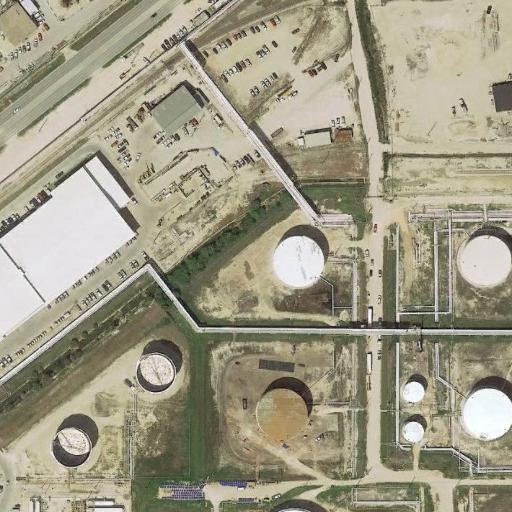
#> input picture Resim6_8.jpg, 512 x 512 px, found by its file name
$ python Demo3.py
#> lines starting #> are read from the running program, lines starting #| are printed output that depends on the picture
import cv2
import numpy as np

# Load the source and kernel images
source_image = cv2.imread('/home/xpirr/workspace/python/DSP/HW2/Resim6_8.jpg', cv2.IMREAD_GRAYSCALE)
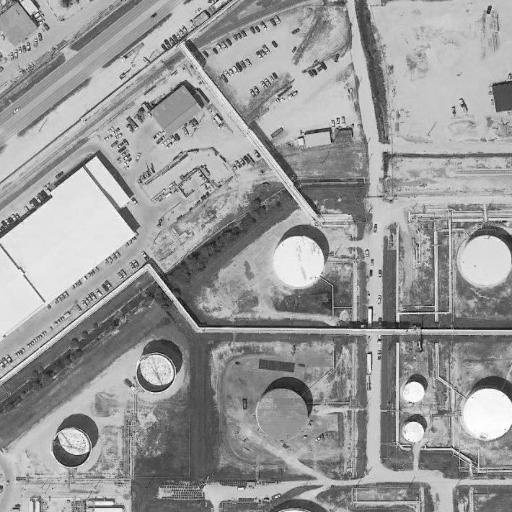
#> source_image: shape (512, 512); min 2, max 255, mean 153.6
kernel_image = cv2.imread('/home/xpirr/workspace/python/DSP/HW2/EvrenIspiroglu.py', cv2.IMREAD_GRAYSCALE)

# Convert the kernel image to a numpy array of type np.float32
kernel_image = np.array(kernel_image, dtype=np.float32)
#> kernel_image = nan

# Normalize the kernel image so that its sum is 1
kernel_image = kernel_image / np.sum(kernel_image)

# Pad the source image with zeros
padded_image = np.pad(source_image, ((1, 1), (1, 1)), 'constant')
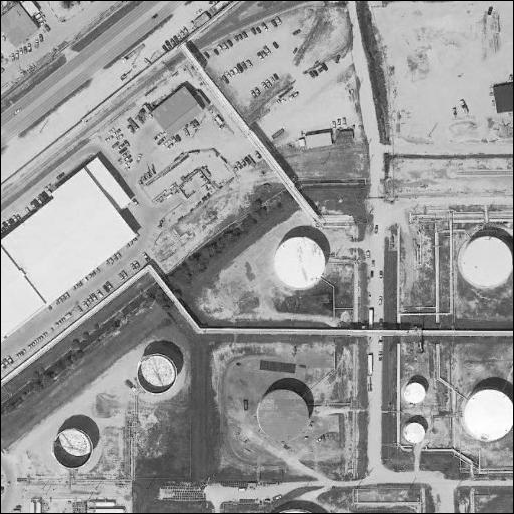
#> padded_image: shape (514, 514); min 0, max 255, mean 152.4

# Compute the output image using 2D convolution
output_image = np.zeros_like(source_image)
for i in range(1, padded_image.shape[0]-1):
    for j in range(1, padded_image.shape[1]-1):
        patch = padded_image[i-1:i+2, j-1:j+2]
        output_image[i-1, j-1] = np.sum(patch * kernel_image)
#> output_image: shape (512, 512); every value is 0

# Display the input and output images
cv2.imshow('Source Image', source_image)
cv2.imshow('Kernel Image', kernel_image)
cv2.imshow('Output Image', output_image)
cv2.waitKey(0)
cv2.destroyAllWindows()
